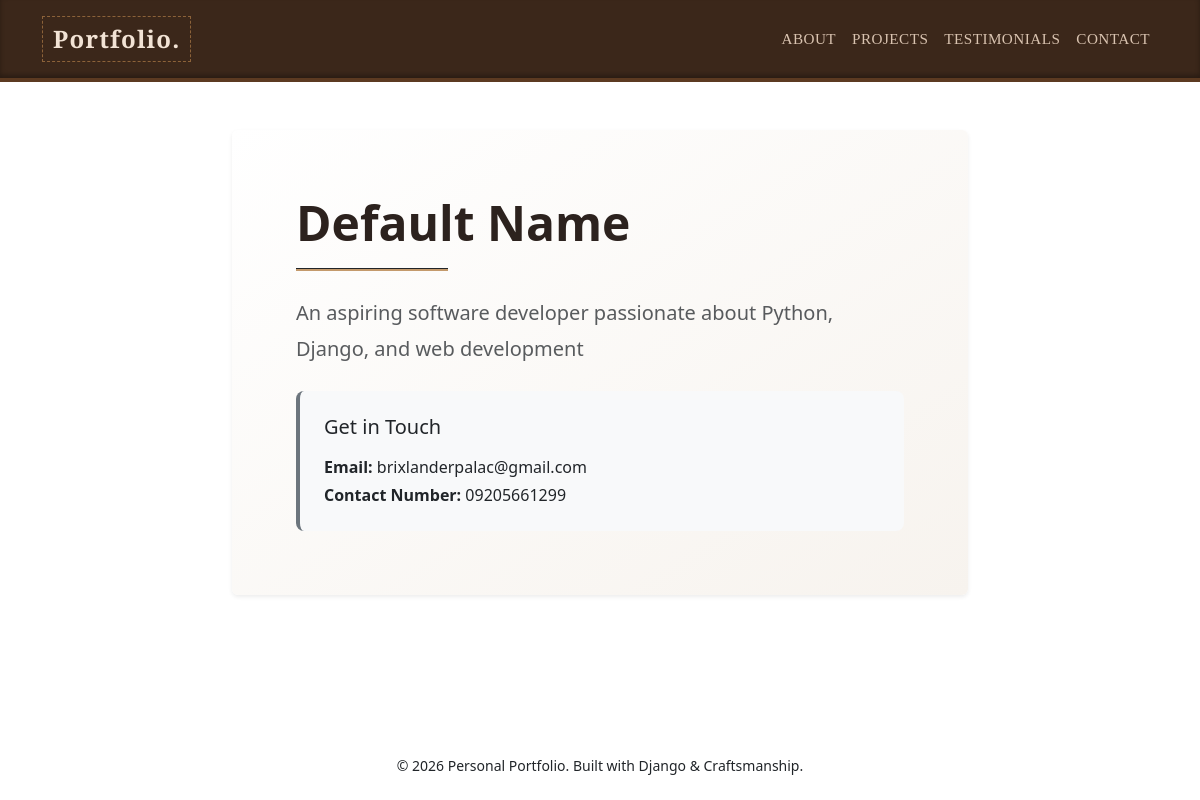
Before: / with the older database file.
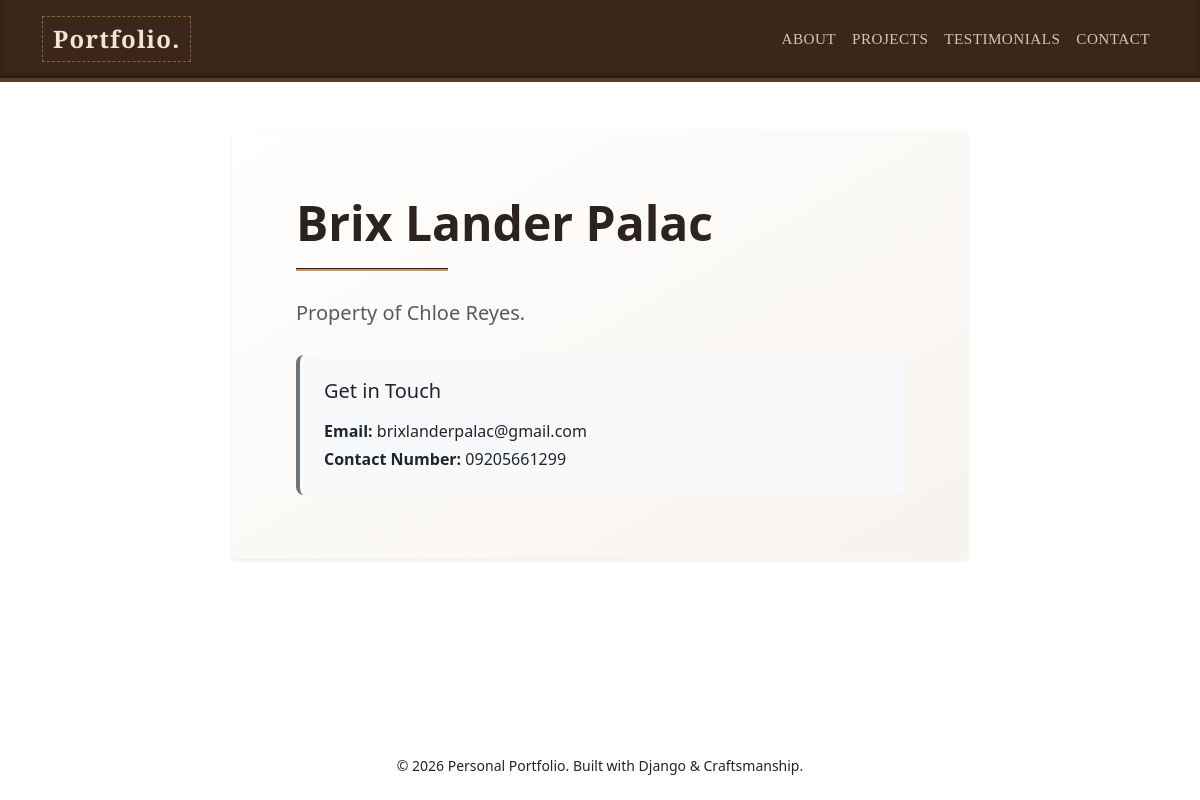
After: the same page with the newer database file.
### main_app/models.py (models this page shows, shortened)
class PersonalInformation(models.Model):
    full_name = models.CharField(max_length=200)
    bio = models.TextField()
    email = models.EmailField()
    contact_number = models.CharField(max_length=20)

### main_app/views.py (the view)
# urls.py: path('', views.personal_info_view, name='home'),
def personal_info_view(request):
    info = PersonalInformation.objects.first()
    return render(request, 'main_app/personal_info.html', {'info': info})

### main_app/templates/main_app/personal_info.html (shortened to what this page needs)
{% extends 'main_app/base.html' %}
{% block content %}
<div class="row justify-content-center">
    <div class="col-lg-8">
        <div class="card p-5 shadow-sm border-0" style="background: linear-gradient(to bottom right, #ffffff, #f7f3ee);">
            <div class="card-body">
                {% if info %}
                    <h1 class="display-5 fw-bold mb-3" style="color: #2c221e;">{{ info.full_name }}</h1>
                    <hr class="w-25 mb-4" style="background-color: #c49a6c; height: 3px; opacity: 1;">
                    <p class="lead text-muted mb-4" style="line-height: 1.8;">{{ info.bio }}</p>
                    <div class="bg-light p-4 rounded-3 border-start border-4 border-secondary mt-4">
                        <h5 class="mb-3">Get in Touch</h5>
                        <p class="mb-1"><strong>Email:</strong> {{ info.email }}</p>
                        <p class="mb-0"><strong>Contact Number:</strong> {{ info.contact_number }}</p>
                    </div>
                {% else %}
                    <div class="text-center py-5">
                        <h2>Welcome to My Portfolio</h2>
                        <p class="text-muted">Personal information has not been configured yet.</p>
                    </div>
                {% endif %}
            </div>
        </div>
    </div>
</div>
{% endblock %}

### main_app/templates/main_app/base.html (shortened to what this page needs)
<!DOCTYPE html>
<html lang="en">
<head>
    <link href="https://cdn.jsdelivr.net/npm/bootstrap@5.3.2/dist/css/bootstrap.min.css" rel="stylesheet">
</head>
<body class="d-flex flex-column min-vh-100">
    <nav class="navbar navbar-expand-lg navbar-dark py-3">
      <div class="container">
        <a class="navbar-brand fw-bold fs-4" href="{% url 'home' %}">Portfolio.</a>
        <div class="collapse navbar-collapse" id="navbarNav">
          <div class="navbar-nav ms-auto align-items-lg-center">
            <a class="nav-link {% if request.resolver_match.url_name == 'personal_info' %}active{% endif %}" href="{% url 'personal_info' %}">About</a>
            <a class="nav-link {% if request.resolver_match.url_name == 'project_list' %}active{% endif %}" href="{% url 'project_list' %}">Projects</a>
            <a class="nav-link {% if request.resolver_match.url_name == 'testimony_list' %}active{% endif %}" href="{% url 'testimony_list' %}">Testimonials</a>
            <a class="nav-link {% if request.resolver_match.url_name == 'contact' %}active{% endif %}" href="{% url 'contact' %}">Contact</a>
          </div>
        </div>
      </div>
    </nav>
    <main class="container my-5 flex-grow-1">
        {% block content %}
        {% endblock %}
    </main>
    <footer class="py-4 text-center mt-auto">
        <div class="container">
            <p class="mb-0 small">&copy; {% now "Y" %} Personal Portfolio. Built with Django & Craftsmanship.</p>
        </div>
    </footer>
</body>
</html>

### main_app/templates/main_app/base.html (style rules this page uses)
.navbar { background-color: #3b271a !important; border-bottom: 4px solid #5c3a21; box-shadow: inset 0 -3px 5px rgba(0,0,0,0.3); font-family: 'Playfair Display', serif; }
.navbar-brand { font-size: 1.3rem; letter-spacing: 0.05em; color: #f2e3d5 !important; border: 1px dashed #8c6239; padding: 4px 10px; }
.navbar-nav .nav-link { color: #d9c3b0 !important; font-size: 0.95rem; letter-spacing: 0.03em; text-transform: uppercase; transition: all 0.2s ease; }

Changed rows visible on the page:
changed PersonalInformation "brixlanderpalac@gmail.com": full_name "Default Name" → "Brix Lander Palac"; bio "An aspiring software developer passionate about Python, Django, and web development" → "Property of Chloe Reyes."
